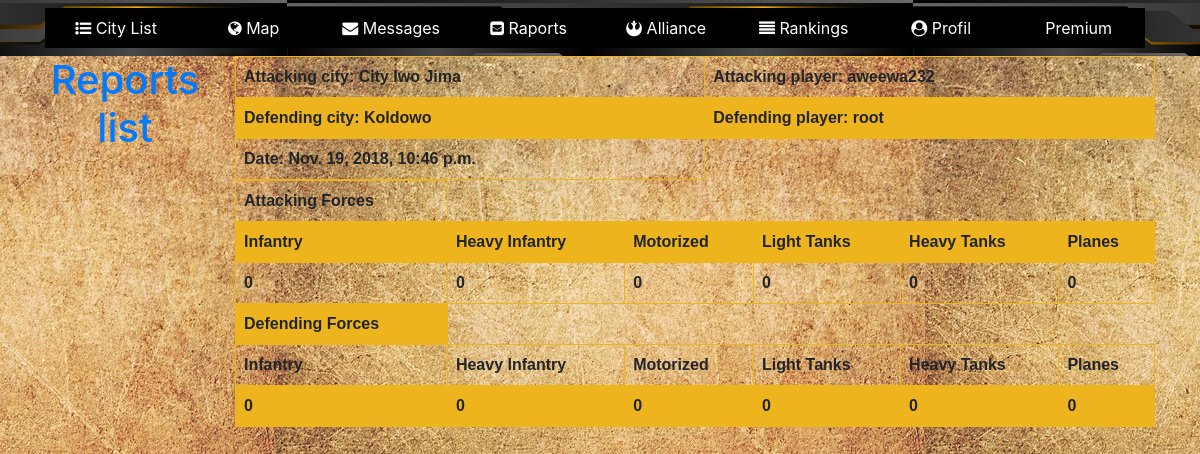
The page /raporty/1/0 on the database its author committed.
### raports/models.py (models this page shows, shortened)
class BattleRaport(models.Model):
    name = models.CharField(max_length=100, default="battle raport")
    attacker = models.ForeignKey(User, related_name='attacker', on_delete=models.CASCADE)
    defender = models.ForeignKey(User, related_name='defender', on_delete=models.CASCADE)
    created_date = models.DateTimeField(default=timezone.now)
    cityA = models.ForeignKey(cityMap.models.CityOwned, related_name='attackvillage', on_delete=models.CASCADE)
    cityD = models.ForeignKey(cityMap.models.CityOwned, related_name='defensevillage', on_delete=models.CASCADE)
    stolen_food = models.IntegerField(default=0)
    stolen_energy = models.IntegerField(default=0)
    stolen_minerals = models.IntegerField(default=0)
    stolen_special_resource = models.IntegerField(default=0)
    infantryA = models.IntegerField(default=0)
    hinfantryA = models.IntegerField(default=0)
    planesA = models.IntegerField(default=0)
    ltanksA = models.IntegerField(default=0)
    htanksA = models.IntegerField(default=0)
    motorizedA = models.IntegerField(default=0)
    infantryD = models.IntegerField(default=0)
    hinfantryD = models.IntegerField(default=0)
    planesD = models.IntegerField(default=0)
    ltanksD = models.IntegerField(default=0)
    htanksD = models.IntegerField(default=0)
    motorizedD = models.IntegerField(default=0)
    infantryAS = models.IntegerField(default=0)
    hinfantryAS = models.IntegerField(default=0)
    planesAS = models.IntegerField(default=0)
    ltanksAS = models.IntegerField(default=0)
    htanksAS = models.IntegerField(default=0)
    motorizedAS = models.IntegerField(default=0)
    infantryDS = models.IntegerField(default=0)
    hinfantryDS = models.IntegerField(default=0)
    planesDS = models.IntegerField(default=0)
    ltanksDS = models.IntegerField(default=0)
    htanksDS = models.IntegerField(default=0)
    motorizedDS = models.IntegerField(default=0)

### cityMap/models.py (models this page shows, shortened)
class CityOwned(models.Model):
    cityOwner = models.ForeignKey('auth.User', on_delete=models.CASCADE)
    cityName = models.CharField(max_length=100, default="City")
    is_capital = models.BooleanField(default=False)
    pozX = models.IntegerField(default=1)
    pozY = models.IntegerField(default=1)
    ratusz = models.IntegerField(default=1)
    ratuszBudowa = models.DateTimeField(blank=True, null=True)
    ratuszBudowaTrwa = models.IntegerField(default=0)
    koszary = models.IntegerField(default=1)
    koszaryBudowa = models.DateTimeField(blank=True, null=True)
    koszaryBudowaTrwa = models.IntegerField(default=0)
    drogi = models.IntegerField(default=1)
    drogiBudowa = models.DateTimeField(blank=True, null=True)
    drogiBudowaTrwa = models.IntegerField(default=0)
    kopalnia = models.IntegerField(default=1)
    kopalniaBudowa = models.DateTimeField(blank=True, null=True)
    kopalniaBudowaTrwa = models.IntegerField(default=0)
    elektrownia = models.IntegerField(default=1)
    elektrowniaBudowa = models.DateTimeField(blank=True, null=True)
    elektrowniaBudowaTrwa = models.IntegerField(default=0)
    farmy = models.IntegerField(default=1)
    farmyBudowa = models.DateTimeField(blank=True, null=True)
    farmyBudowaTrwa = models.IntegerField(default=0)
    infantry = models.IntegerField(default=0)
    hinfantry = models.IntegerField(default=0)
    planes = models.IntegerField(default=0)
    ltanks = models.IntegerField(default=0)
    htanks = models.IntegerField(default=0)
    motorized = models.IntegerField(default=0)
    def __str__(self):
        return self.cityName

### raports/views.py (the view)
# urls.py: path('<int:idOfRaport>/<int:typeOfRaport>', views.raport_detail_page, name='raport_detail_page'),
def raport_detail_page(request, idOfRaport, typeOfRaport):
    if typeOfRaport == 0:
        raport = BattleRaport.objects.get(id=idOfRaport)
    elif typeOfRaport == 1:
        raport = AllianceInvite.objects.get(id=idOfRaport)
    elif typeOfRaport == 2:
        raport = HelpRaport.objects.get(id=idOfRaport)
    elif typeOfRaport == 3:
        raport = SpecialResourceRaport.objects.get(id=idOfRaport)
    elif typeOfRaport == 4:
        raport = TradeRaport.objects.get(id=idOfRaport)
    return render(request, 'raportDetail.html', {'raport': raport, 'typeOfRaport': typeOfRaport})

### raports/templates/raportDetail.html (shortened to what this page needs)
<!doctype html>
<html lang="en">
  <head>
      {% load static %}
      <link rel="stylesheet" href="https://stackpath.bootstrapcdn.com/bootstrap/4.1.3/css/bootstrap.min.css">
      <link rel="stylesheet" href="{% static 'messagess/messagessCss.css' %}">
      <link href="https://maxcdn.bootstrapcdn.com/font-awesome/4.7.0/css/font-awesome.min.css" rel="stylesheet">
  </head>
  <body>
    <nav class="navbar navbar-expand-md navbar-dark" >
        <div class="container" id="borderimg1">
            <div class="collapse navbar-collapse nav-fill w-100" id="collapsibleNavbar">
                   <a class="nav-link" href="../../miasto/cityList/"><i class="fa fa-list-ul"></i> City List</a>
                    <a class="nav-link" href="../../mapa/"><i class="fa fa-globe"></i> Map</a>
                    <a class="nav-link" href="../../wiadomosci"><i class="fa fa-envelope"></i> Messages</a>
                    <a class="nav-link" href="../../raporty"><i class="fa fa-envelope-square"></i> Raports</a>
                    <a class="nav-link" href="../../sojusz"><i class="fa fa-rebel"></i> Alliance</a>
                    <a class="nav-link" href="../../rankingi"><i class="fa fa-align-justify"></i> Rankings</a>
                    <a class="nav-link" href="../../profil"><i class="fa fa-user-circle"></i> Profil</a>
                    <a class="nav-link" href="../../premium"> Premium</a>
            </div>
        </div>
    </nav>
    <div class="container" id="containerDiv">
        <div class="row">
            <div class="col-2 messagesPanel text-center">
                <h1><a href="../">Reports list</a></h1>
            </div>
            <div class="col-10 messagesPanel text-center">
                {% if typeOfRaport == 0 %}
                    <table>
                        <tr>
                            <th>Attacking city: {{ raport.cityA }}</th>
                            <th>Attacking player: {{ raport.attacker }}</th>
                        </tr>
                        <tr>
                            <th>Defending city: {{ raport.cityD }}</th>
                            <th>Defending player: {{ raport.defender }}</th>
                        </tr>
                        <tr>
                            <th>Date: {{ raport.created_date }}</th>
                        </tr>
                    </table>
                    <table>
                        <tr>
                            <th>Attacking Forces</th>
                        </tr>
                        <tr>
                            <th>Infantry</th>
                            <th>Heavy Infantry</th>
                            <th>Motorized</th>
                            <th>Light Tanks</th>
                            <th>Heavy Tanks</th>
                            <th>Planes</th>
                        </tr>
                        <tr>
                            <th>{{ raport.infantryA }}</th>
                            <th>{{ raport.hinfantryA }}</th>
                            <th>{{ raport.motorizedA }}</th>
                            <th>{{ raport.ltanksA }}</th>
                            <th>{{ raport.htanksA }}</th>
                            <th>{{ raport.planesA }}</th>
                        </tr>
                        <tr>
                            <th>Defending Forces</th>
                        </tr>
                        <tr>
                            <th>Infantry</th>
                            <th>Heavy Infantry</th>
                            <th>Motorized</th>
                            <th>Light Tanks</th>
                            <th>Heavy Tanks</th>
                            <th>Planes</th>
                        </tr>
                        <tr>
                            <th>{{ raport.infantryD }}</th>
                            <th>{{ raport.hinfantryD }}</th>
                            <th>{{ raport.motorizedD }}</th>
                            <th>{{ raport.ltanksD }}</th>
                            <th>{{ raport.htanksD }}</th>
                            <th>{{ raport.planesD }}</th>
                        </tr>
                    </table>
                {% endif %}
            </div>
        </div>
    </div>
  </body>
</html>

### messagess/static/messagess/messagessCss.css (style rules this page uses)
body { background-color: #d8ac1d; background-image:url('../cityMap/assets/yellowBackground2.png'); background-position: top; }
nav { background-color: #785800; background-image:url('../cityMap/assets/yellowBackground3.png'); background-position: top; }
nav div { float:left; width:7em; padding-right:10px; }
nav div a { color: white; }
nav div a:link { display: block; width: 100%; text-align:center; padding: 8px 8px 8px 0.8em; background-color: #000; color: white; color: #FFFFFF; text-decoration: none; }
.navbar .navbar-collapse { text-align: center; }
table { font-family: arial, sans-serif; border-collapse: collapse; width: 100%; }
td, th { border: 1px solid #edb41e; text-align: left; padding: 8px; }
tr:nth-child(even) { background-color: #edb41e; }

### rows shown on the page
BattleRaport: cityA "City Iwo Jima", attacker "aweewa232", cityD "Koldowo", defender "root", created_date "Nov. 19, 2018, 10:46 p.m.", infantryA "0", hinfantryA "0", motorizedA "0", ltanksA "0", htanksA "0", planesA "0", infantryD "0", hinfantryD "0", motorizedD "0", ltanksD "0", htanksD "0", planesD "0"
